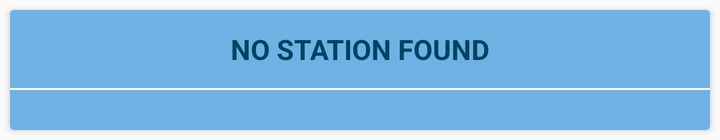
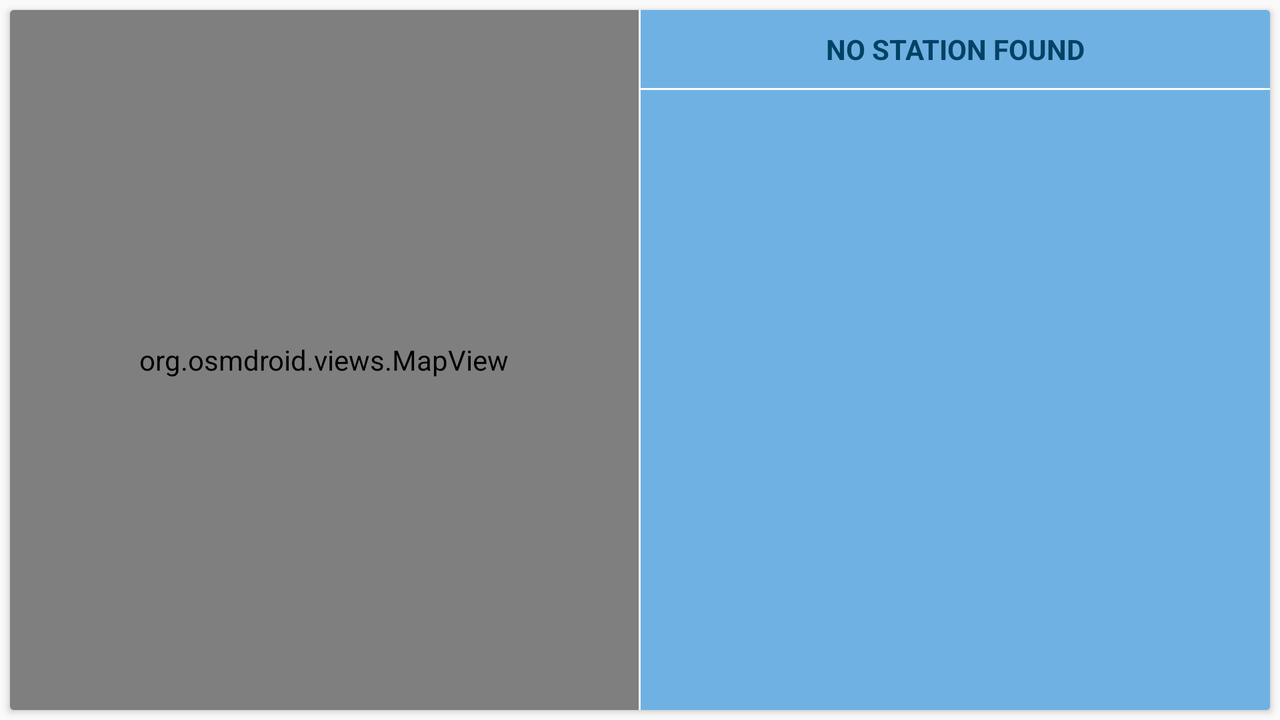

The same Android screen from two of the app's own layout files: first res/layout/ as a phone draws it, then the repository's variant for another configuration, drawn on a device whose configuration selects that folder. Both files follow.
<!-- AndroidManifest.xml: application theme AppTheme -->
<!-- res/layout/card_stations.xml -->
<?xml version="1.0" encoding="utf-8"?>
<androidx.cardview.widget.CardView xmlns:android="http://schemas.android.com/apk/res/android"
    android:id="@+id/card_view"
    android:layout_width="match_parent"
    android:layout_height="wrap_content"
    android:layout_margin="@dimen/card_margin">

    <LinearLayout
        android:layout_width="match_parent"
        android:layout_height="wrap_content"
        android:orientation="vertical"
        android:background="@color/backgroundBlue">

        <TextView
            android:id="@+id/recycler_view_header"
            android:layout_width="match_parent"
            android:layout_height="wrap_content"
            android:layout_margin="@dimen/default_margin"
            android:gravity="center"
            android:text="@string/error_no_station_found"
            android:textAllCaps="true"
            android:textColor="@color/colorPrimaryDark"
            android:textStyle="bold" />

        <View
            android:layout_width="match_parent"
            android:layout_height="1dp"
            android:background="@color/white" />

        <androidx.recyclerview.widget.RecyclerView
            android:id="@+id/recycler_view_stations"
            android:layout_width="match_parent"
            android:layout_height="wrap_content"
            android:layout_margin="@dimen/default_margin"
            android:orientation="vertical" />
    </LinearLayout>

</androidx.cardview.widget.CardView>
<!-- resources referenced by this layout -->
<resources>
  <color name="backgroundBlue">#6fb1e2</color>
  <color name="colorPrimaryDark">#024265</color>
  <color name="white">#fafafa</color>
  <dimen name="card_margin">5dp</dimen>
  <dimen name="default_margin">10dp</dimen>
  <string name="error_no_station_found">No station found</string>
  <style name="AppTheme" parent="Theme.AppCompat.DayNight.DarkActionBar">
          
          <item name="colorPrimary">@color/colorPrimary</item>
          <item name="colorPrimaryDark">@color/colorPrimaryDark</item>
          <item name="colorAccent">@color/colorAccent</item>
          <item name="android:statusBarColor">@color/colorStatusBar</item>
      </style>
  <color name="colorPrimary">#024265</color>
  <color name="colorAccent">#0274b2</color>
  <color name="colorStatusBar">#024265</color>
</resources>
<!-- res/layout-land/card_stations.xml (the repository's variant of the layout above) -->
<!-- drawn on the phone turned sideways -->
<?xml version="1.0" encoding="utf-8"?>
<androidx.cardview.widget.CardView xmlns:android="http://schemas.android.com/apk/res/android"
    android:id="@+id/card_view"
    android:layout_width="match_parent"
    android:layout_height="wrap_content"
    android:layout_margin="@dimen/card_margin">

    <LinearLayout
        android:layout_width="match_parent"
        android:layout_height="wrap_content"
        android:orientation="horizontal"
        android:background="@color/backgroundBlue">

        <org.osmdroid.views.MapView android:id="@+id/map"
            android:layout_width="0dp"
            android:layout_height="match_parent"
            android:layout_weight="1"/>

        <View
            android:layout_width="1dp"
            android:layout_height="match_parent"
            android:background="@color/white" />

    <LinearLayout
        android:layout_width="0dp"
        android:layout_height="match_parent"
        android:layout_weight="1"
        android:background="@color/backgroundBlue"
        android:orientation="vertical">

        <TextView
            android:id="@+id/recycler_view_header"
            android:layout_width="match_parent"
            android:layout_height="wrap_content"
            android:layout_margin="@dimen/default_margin"
            android:gravity="center"
            android:text="@string/error_no_station_found"
            android:textAllCaps="true"
            android:textColor="@color/colorPrimaryDark"
            android:textStyle="bold" />

        <View
            android:layout_width="match_parent"
            android:layout_height="1dp"
            android:background="@color/white" />

        <androidx.recyclerview.widget.RecyclerView
            android:id="@+id/recycler_view_stations"
            android:layout_width="match_parent"
            android:layout_height="wrap_content"
            android:layout_margin="@dimen/default_margin"
            android:orientation="vertical" />
    </LinearLayout>
    </LinearLayout>

</androidx.cardview.widget.CardView>
